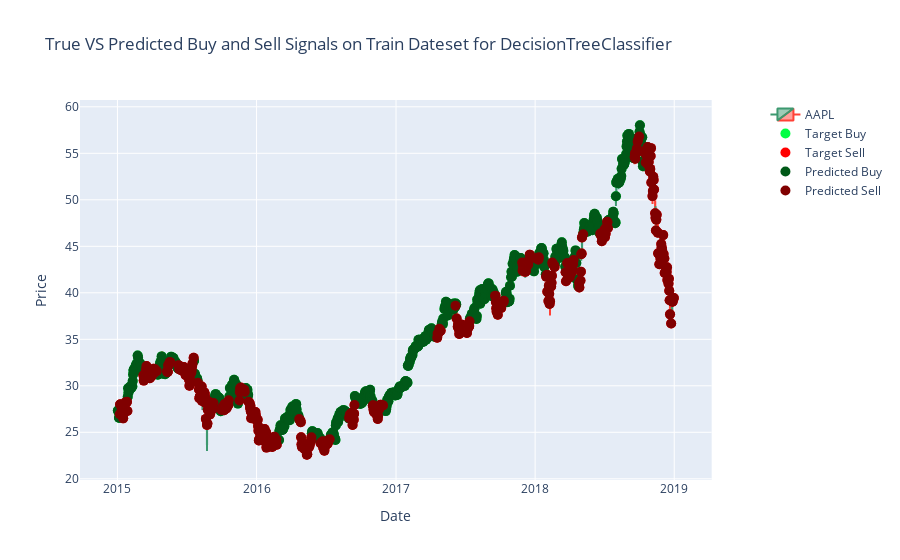

The cell this chart's notebook holds for it:
### Markdown cell above
##### DecisionTreeClassifier Training Results
The DecisionTreeClassifier model seems to exactly fit our training dataset and achieved a prediction accuracy 1.0, true positive rate of 1, and a true negative rate of 1.

### Code cell
dectree_train_metrics, dectree_train_confmat, dectree_train_pred, dectree_train_fig = train_test_eval(dectree_model, x_train, y_train, x_train, y_train, 'Train')
train_results[f'{type(dectree_model).__name__}'] = dectree_train_metrics
dectree_train_fig.show()

### Figure 1 — Plotly figure (JSON) as saved in the notebook; plotly's stock layout.template omitted (floating-point values rounded to 4 significant figures; data arrays with more than 128 entries replaced by an {"elided": "..."} marker saying what was removed)
{"data": [{"close": {"elided": "1006 float values"}, "high": {"elided": "1006 float values"}, "low": {"elided": "1006 float values"}, "name": "AAPL", "open": {"elided": "1006 float values"}, "type": "candlestick", "x": {"elided": "1006 str values"}}, {"marker": {"color": "#00ff44", "size": 10, "symbol": "circle"}, "mode": "markers", "name": "Target Buy", "type": "scatter", "x": {"elided": "579 str values"}, "y": {"elided": "579 float values"}}, {"marker": {"color": "#ff0000", "size": 10, "symbol": "circle"}, "mode": "markers", "name": "Target Sell", "type": "scatter", "x": {"elided": "427 str values"}, "y": {"elided": "427 float values"}}, {"marker": {"color": "#005918", "size": 10, "symbol": "circle"}, "mode": "markers", "name": "Predicted Buy", "type": "scatter", "x": {"elided": "579 str values"}, "y": {"elided": "579 float values"}}, {"marker": {"color": "#800000", "size": 10, "symbol": "circle"}, "mode": "markers", "name": "Predicted Sell", "type": "scatter", "x": {"elided": "427 str values"}, "y": {"elided": "427 float values"}}], "layout": {"title": {"text": "True VS Predicted Buy and Sell Signals on Train Dateset for DecisionTreeClassifier"}, "xaxis": {"anchor": "y", "domain": [0, 0.94], "rangeslider": {"visible": false}, "title": {"text": "Date"}}, "yaxis": {"anchor": "x", "domain": [0, 1], "title": {"text": "Price"}}, "yaxis2": {"anchor": "x", "overlaying": "y", "side": "right"}}}
